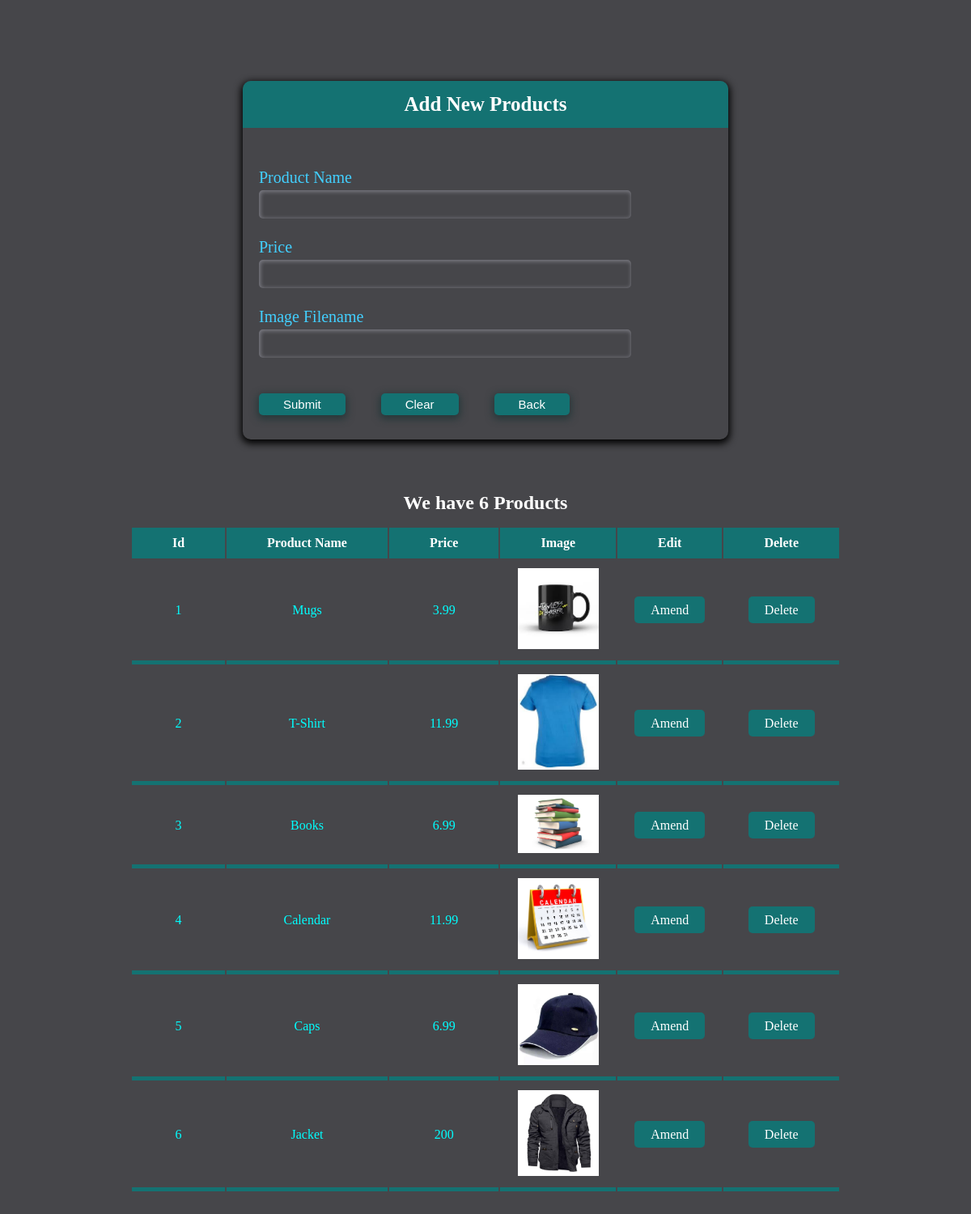
The page /curd/curd.php on the database its author committed.
### tables this page shows
CREATE TABLE `products` (
  `ProductID` int(8) NOT NULL,
  `ProductName` varchar(50) NOT NULL,
  `ProductPrice` float NOT NULL,
  `ProductImageName` varchar(100) NOT NULL
);

### curd/displayProducts.php (the view)
<?php
$sql = "SELECT * FROM products ";
require("connection.php");
$qry = mysqli_query($conn,$sql) or die(mysqli_error($conn));
$count = mysqli_num_rows($qry);
echo "<h2>We have $count Products </h2>";
echo "<table>";
echo "<tr>
        <th>Id</th>
        <th>Product Name</th>
        <th>Price</th>
        <th>Image</th>
        <th>Edit</th>
        <th>Delete</th>
    </tr>";
while($rows = mysqli_fetch_assoc($qry)){
    $id = $rows['ProductID'];
    echo "<tr>";
    echo "<td>". $rows['ProductID'] ."</td>";
    echo "<td>". $rows['ProductName'] ."</td>";
    echo "<td>". $rows['ProductPrice'] ."</td>";
    echo "<td>". "<img src=\"images/".$rows['ProductImageName']."\" alt=".$rows['ProductName']." width='100px'>" ."</td>";
    echo "<td>"."<a href=amendProduct.php?id=$id&action=amend>Amend</a>"."</td>";
    echo "<td>"."<a href=deleteProduct.php?id=$id&action=delete>Delete</a>"."</td>";
    echo "</tr>";
}
echo "</table>";
?>

### curd/curd.php (shortened to what this page needs)
<!DOCTYPE html>
<html lang="en">
<head>
    <link rel="stylesheet" href="curd.css">
</head>
<body>
<div class='container'>
    <div class='form'>
        <h2>Add New Products</h2>
        <form method="POST" action="insertProduct.php" enctype="multipart/form-data">
            <div class="form-data">
                <label>Product Name </label>
                <input type="text" name="name" />
            </div>
            <div class="form-data">
                <label>Price </label>
                <input type="text" name="price" />
            </div>
            <div class="form-data">
                <label>Image Filename </label>
                <input type="text" name="upload" />
            </div>
            <div class='btns'>
                <input type="submit" name="submit" value="Submit" >
                <input type="reset" name="reset" value="Clear" >
                <input type="submit" name="back" value="Back" >
            </div>
        </form>
    </div>
</div>
<div class='displayProducts'>
    <div>
        <?php
            include("displayProducts.php");
        ?>
    </div>
</div>
</body>
</html>

### curd/curd.css (style rules this page uses)
* { margin: 0; padding: 0; }
body { overflow-x: hidden; background-color: rgb(70, 70, 74); }
.container { display: flex; justify-content: center; }
.form { display: flex; flex-direction: column; justify-content: center; margin-top: 100px; width: 600px; margin-inline: 10%; border-radius: 10px; box-shadow: 0px 3px 10px 2px rgb(0, 0, 0); }
.form h2 { color: white; text-align: center; font-size: 25px; padding-block: 15px; border-radius: 10px 10px 0 0; background-color: rgb(20, 114, 114); }
form { margin-block: 30px; }
.form-data { display: flex; flex-direction: column; margin-block: 20px; margin-inline: 20px; }
.form-data label { color: rgb(66, 208, 255); font-size: 20px; font-weight: 500; padding-right: 10px; }
.form-data input { margin-block: 4px; width: 450px; height: 35px; font-size: 18px; color: rgb(186, 237, 255); padding-left: 10px; border: none; background-color: transparent; border-radius: 5px; box-shadow: 1px 1px 5px 1px rgb(123, 123, 131) inset; }
.btns input { margin-top:20px; font-size: 15px; padding-inline: 30px; padding-block: 5px; background-color: rgb(20, 114, 114); border: none; border-radius: 5px; margin-inline: 20px; color: white; box-shadow: 0px 3px 10px 2px rgb(39, 56, 58); }
.displayProducts { display: flex; justify-content: center; margin-block:50px; }
h2 { text-align: center; padding-block: 15px; color:white; }
table { color: aqua; }
table tr th { background-color: rgb(20, 114, 114); color: white; padding-inline:50px; padding-block: 10px; }
table tr td { text-align: center; padding: 10px; border-bottom: 5px solid rgb(20, 114, 114); }
table tr td a { text-decoration: none; padding-inline:20px ; padding-block: 8px; border-radius: 5px; background-color: rgb(20, 114, 114); color:white; }

### rows shown on the page
products: ProductID "1", ProductName "Mugs", ProductPrice "3.99", ProductImageName (picture)
products: ProductID "2", ProductName "T-Shirt", ProductPrice "11.99", ProductImageName (picture)
products: ProductID "3", ProductName "Books", ProductPrice "6.99", ProductImageName (picture)
products: ProductID "4", ProductName "Calendar", ProductPrice "11.99", ProductImageName (picture)
products: ProductID "5", ProductName "Caps", ProductPrice "6.99", ProductImageName (picture)
products: ProductID "6", ProductName "Jacket", ProductPrice "200", ProductImageName (picture)

### other values the page prints
$count "6"
